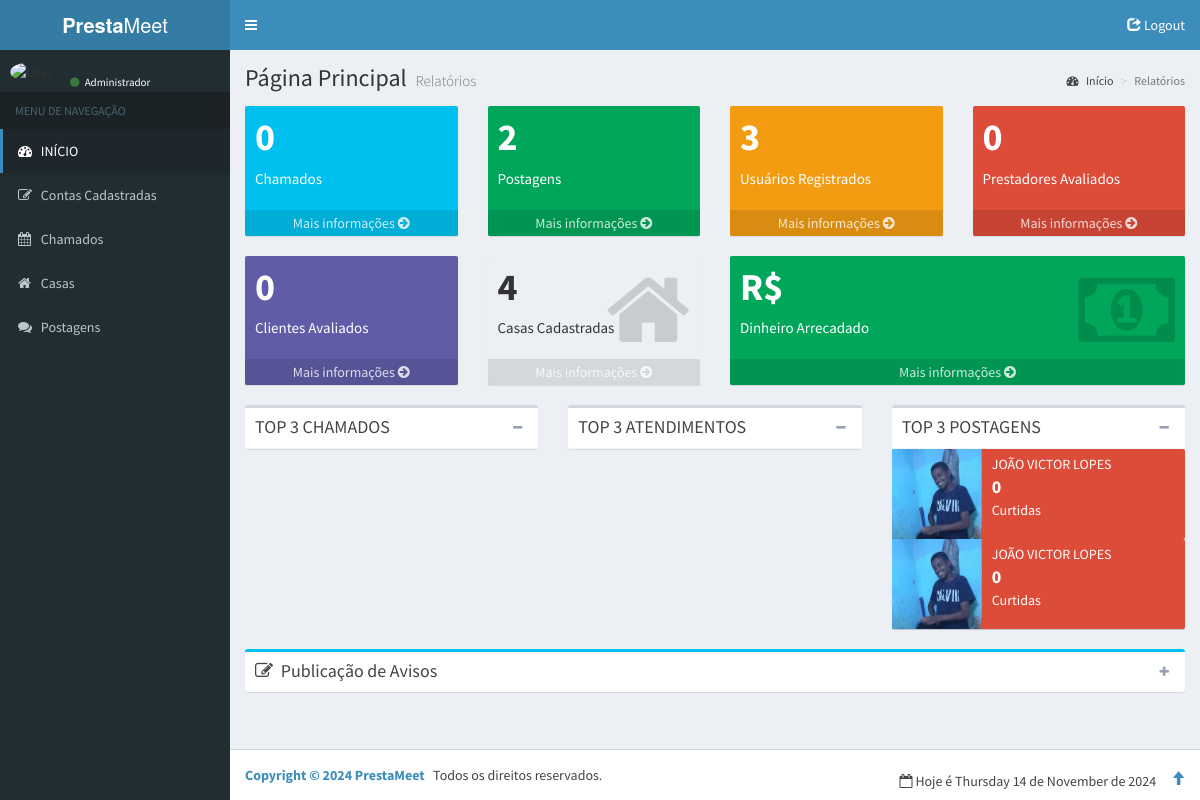
Page /admin/pagina/index.php on the committed database.
### tables this page shows
CREATE TABLE IF NOT EXISTS `postagem` (
  `id` int NOT NULL AUTO_INCREMENT,
  `id_conta` int NOT NULL,
  `conteudo` text NOT NULL,
  `curtidas` int NOT NULL,
  `data` datetime NOT NULL DEFAULT CURRENT_TIMESTAMP,
  `tipo` int NOT NULL,
  PRIMARY KEY (`id`)
);

CREATE TABLE IF NOT EXISTS `contas` (
  `id` int NOT NULL AUTO_INCREMENT,
  `nome` text NOT NULL,
  `login` varchar(45) DEFAULT NULL,
  `senha` varchar(255) DEFAULT NULL,
  `id_cliente` int NOT NULL,
  `tipo_conta` enum('1','2') DEFAULT NULL,
  `admin` enum('0','1') DEFAULT '0',
  `data_criado` datetime DEFAULT CURRENT_TIMESTAMP,
  `online` enum('0','1') DEFAULT '0',
  `foto` varchar(255) NOT NULL DEFAULT './img/perfil/padrao.jpg',
  `novato` enum('0','1') NOT NULL DEFAULT '1',
  `biografia` text,
  `informacoes` text,
  `id_casa` int DEFAULT NULL,
  PRIMARY KEY (`id`),
  KEY `fk_CONTAS_CLIENTES1_idx` (`id_cliente`)
);

### functions.php (called while the page is built, shortened)
<?php
function select( $table = null, $parameters = null ) {
    $database = open_database();
    $found = null;
    try {
        $sql = "SELECT * FROM ". $table . " " . $parameters;
        $result = $database->query($sql);
        if($database->query($sql)) {
            $found = $result->fetch();
        }
    } catch (Exception $e) {
        $_SESSION['message'] = $e->GetMessage();
        $_SESSION['type'] = 'danger';
    }
    return $found;
}

### admin/pagina/index.php (the view, shortened to what this page needs)
<?php
require_once ("inc/header.php");
require_once('functions.php');
$db = open_database();
?>
    <div class="content-wrapper">
        <section class="content-header">
            <h1>
                Página Principal
                <small>Relatórios</small>
            </h1>
            <ol class="breadcrumb">
                <li><a href="#"><i class="fa fa-dashboard"></i> Início</a></li>
                <li class="active">Relatórios</li>
            </ol>
        </section>
        <section class="content">
            <div class="row">
                <div class="col-lg-3 col-xs-6">
                    <div class="small-box bg-aqua">
                        <div class="inner">
                            <h3><?php echo $db->query("SELECT id FROM chamados;")->rowCount(); ?></h3>
                            <p>Chamados</p>
                        </div>
                        <a href="chamados.php" class="small-box-footer">Mais informações <i class="fa fa-arrow-circle-right"></i></a>
                    </div>
                </div>
                <div class="col-lg-3 col-xs-6">
                    <div class="small-box bg-green">
                        <div class="inner">
                            <h3><?php echo $db->query("SELECT id FROM postagem;")->rowCount(); ?></sup></h3>
                            <p>Postagens</p>
                        </div>
                        <a href="postagens.php" class="small-box-footer">Mais informações <i class="fa fa-arrow-circle-right"></i></a>
                    </div>
                </div>
                <div class="col-lg-3 col-xs-6">
                    <div class="small-box bg-yellow">
                        <div class="inner">
                            <h3><?php echo $db->query("SELECT id FROM contas;")->rowCount(); ?></h3>
                            <p>Usuários Registrados</p>
                        </div>
                        <a href="contas.php" class="small-box-footer">Mais informações <i class="fa fa-arrow-circle-right"></i></a>
                    </div>
                </div>
                <div class="col-lg-3 col-xs-6">
                    <div class="small-box bg-red">
                        <div class="inner">
                            <h3><?php echo $db->query("SELECT id FROM prestador WHERE avaliacoes <> 0;")->rowCount(); ?></h3>
                            <p>Prestadores Avaliados</p>
                        </div>
                        <a href="prestadores.php" class="small-box-footer">Mais informações <i class="fa fa-arrow-circle-right"></i></a>
                    </div>
                </div>
                <div class="col-lg-3 col-xs-6">
                    <div class="small-box bg-purple">
                        <div class="inner">
                            <h3><?php echo $db->query("SELECT id FROM clientes WHERE avaliacoes <> 0;")->rowCount(); ?></h3>
                            <p>Clientes Avaliados</p>
                        </div>
                        <a href="prestadores.php" class="small-box-footer">Mais informações <i class="fa fa-arrow-circle-right"></i></a>
                    </div>
                </div>
                <div class="col-lg-3 col-xs-6">
                    <div class="small-box bg-white">
                        <div class="inner">
                            <h3><?php echo $db->query("SELECT id FROM casa;")->rowCount(); ?></h3>
                            <p>Casas Cadastradas</p>
                        </div>
                        <div class="icon">
                            <i class="fa fa-home"></i>
                        </div>
                        <a href="casas.php" class="small-box-footer">Mais informações <i class="fa fa-arrow-circle-right"></i></a>
                    </div>
                </div>
                <div class="col-lg-6 col-xs-12">
                    <div class="small-box bg-green">
                        <div class="inner">
                            <h3>R$ <?php  ?></h3>
                            <p>Dinheiro Arrecadado</p>
                        </div>
                        <div class="icon">
                            <i class="fa fa-money"></i>
                        </div>
                        <a href="chamados.php" class="small-box-footer">Mais informações <i class="fa fa-arrow-circle-right"></i></a>
                    </div>
                </div>
            </div>
            <div class="row">
                <div class="col-md-4">
                    <div class="box box-default">
                        <div class="box-header with-border">
                            <h3 class="box-title">TOP 3 CHAMADOS</h3>
                            <div class="box-tools pull-right">
                                <button type="button" class="btn btn-box-tool" data-widget="collapse"><i class="fa fa-minus"></i>
                                </button>
                            </div>
                        </div>
                    </div>
                </div>
                <div class="col-md-4">
                    <div class="box box-default">
                        <div class="box-header with-border">
                            <h3 class="box-title">TOP 3 ATENDIMENTOS</h3>
                            <div class="box-tools pull-right">
                                <button type="button" class="btn btn-box-tool" data-widget="collapse"><i class="fa fa-minus"></i>
                                </button>
                            </div>
                        </div>
                    </div>
                </div>
                <div class="col-md-4">
                    <div class="box box-default">
                        <div class="box-header with-border">
                            <h3 class="box-title">TOP 3 POSTAGENS</h3>
                            <div class="box-tools pull-right">
                                <button type="button" class="btn btn-box-tool" data-widget="collapse"><i class="fa fa-minus"></i>
                                </button>
                            </div>
                        </div>
                        <?php
                        $sql="SELECT * FROM postagem ORDER BY curtidas DESC LIMIT 3;";
                        $query=$db->query($sql);
                        $i = 0;
                        if ($query->rowCount() != 0) { ?>
                        <?php foreach($query->fetchAll() as $customer){
                            $user = select("contas", " WHERE id = ".$customer['id_conta']);
                            ?>
                        <div style="display: block; <?php if($i > 0){ echo 'margin-top:-15px;'; } ?>">
                            <div class="info-box bg-red">
                                <span class="info-box-icon"><img style="margin-top: -10px" src="<?php echo $user['foto']; ?>"> </span>
                                <div class="info-box-content">
                                    <span class="info-box-text"><?php echo $user['nome']; ?></span>
                                    <span class="info-box-number"><?php echo $customer['curtidas']; ?></span>
                                    <span class="progress-description">
                                        Curtidas
                                    </span>
                                </div>
                            </div>
                        </div>
                        <?php $i++; }} ?>
                    </div>
                </div>
            </div>
            <div class="box box-info collapsed-box">
                <div class="box-header">
                    <i class="fa fa-edit"></i>
                    <h3 class="box-title">Publicação de Avisos</h3>
                    <div class="box-tools">
                        <button type="button" class="btn btn-box-tool" data-widget="collapse"><i class="fa fa-plus"></i>
                        </button>
                    </div>
                </div>
            </div>
        </section>
    </div>
<?php require_once ("inc/footer.php"); ?>

### rows in the picture
postagem: id_conta.foto (picture), id_conta.nome "JOÃO VICTOR LOPES", curtidas "0"
postagem: id_conta.foto (picture), id_conta.nome "JOÃO VICTOR LOPES", curtidas "0"

### other values in the picture
$db->query("SELECT id FROM chamados;")->rowCount() "0"
$db->query("SELECT id FROM postagem;")->rowCount() "2"
$db->query("SELECT id FROM contas;")->rowCount() "3"
$db->query("SELECT id FROM casa;")->rowCount() "4"
